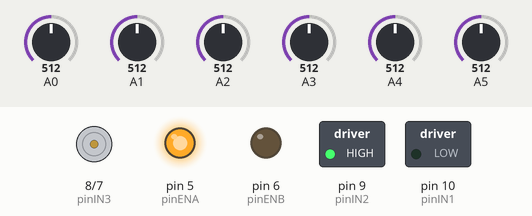
Recording of a sketch running on a simulated Arduino Uno, built with avr-gcc and run on an emulated ATmega328P. On the bench: motor-driver pin pairs drawn as motors (green arrow = first pin HIGH = forward, orange = second pin HIGH = backward, longer = more drive), switched loads named in the sketch (green lamp = pin HIGH), output pins drawn as LEDs (lit = HIGH). The test bench sets the inputs (shaded band); at power-on: A2 = 512, A4 = 512, A1 = 512, A0 = 512, A3 = 512, A5 = 512.

Above: at 1.2 s.
1.3 s: A2 set to 691
2.8 s: A2 set to 709
At 2.96 s:
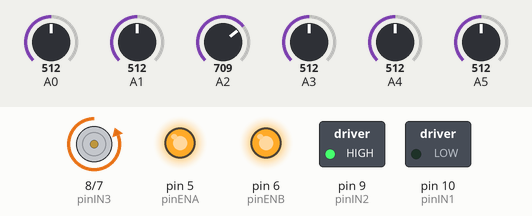
At 4.0 s:
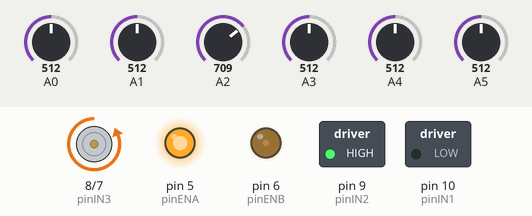
4.6 s: A4 set to 691
6.1 s: A4 set to 710
At 7.4 s:
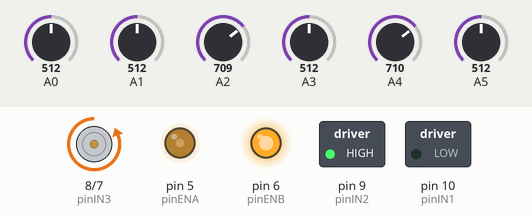
8.0 s: A1 set to 692
9.5 s: A1 set to 711
At 10.56 s:
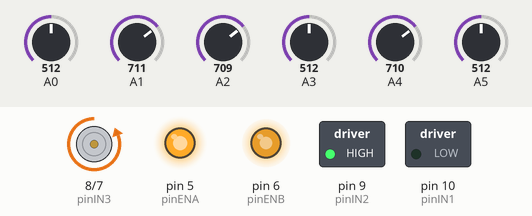
Timing chart, 0 to 12.8 s (numbered marks = the images above; inputs shaded):
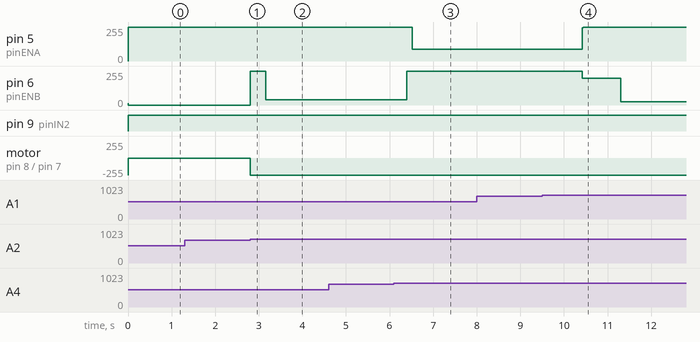

The sketch:

car.ino
```cpp
#include <SoftwareSerial.h>

SoftwareSerial BT(10, 11);

const int pinENA = 5;
const int pinENB = 6;
const int pinIN4 = 7;
const int pinIN3 = 8;
const int pinIN2 = 9;
const int pinIN1 = 10;
const int pinMotorA[3] = {pinENA, pinIN1, pinIN2};
const int pinMotorB[3] = {pinENB, pinIN3, pinIN4};

const double kp = 4;
const double Ti = 1;
const double Tm = 0.3;
const double Td = 0;
double error,salida,sum_ek;
double prev_error = 0;
const double max_integral = 100;
static int speed=200;
int vec_cny70[5];
static int anga;

void setup() {
  pinMode(pinIN1, OUTPUT);
  pinMode(pinIN2, OUTPUT);
  pinMode(pinENA, OUTPUT);
  pinMode(pinIN3, OUTPUT);
  pinMode(pinIN4, OUTPUT);
  pinMode(pinENB, OUTPUT);
  BT.begin(9600);

}

void loop() {
  int angulo= get_ang();
  int d = pid_control(0, angulo);
  set_speed(speed,d);
  BT.println(angulo);

/*
  if (error == 36 || error == -36)
    set_speed(180, 0);
  else if (error == 0)
    set_speed(255, d);
  else if (error == 5 || error == -5)
    set_speed(240, d);
  else if (error == 10 || error == -10)
    set_speed(220, d);
  else if (error == 15 || error == -15)
    set_speed(215, d);
  else if (error == 20 || error == -20)
    set_speed(210, d);
  else if (error == 25 || error == -25)
    set_speed(205, d);
*/
  delay(2);
}

int pid_control(double ref, double phi) {
  error = ref - phi;
  sum_ek+=error;
if (sum_ek > 150)
    sum_ek = 150;
  else if (sum_ek < -150)
    sum_ek = -150;
  if(error<25&&error>-25)
  salida = kp*(error-sum_ek*Tm/Ti);
  else {


  salida = kp*(error+sum_ek*Tm/Ti);
  }
  return salida;
}

void move(const int pinMotor[3], int speed) {
  if (speed < 0) {
    digitalWrite(pinMotor[1], HIGH);
    digitalWrite(pinMotor[2], LOW);
    analogWrite(pinMotor[0], -speed);
  } else if (speed > 0) {
    digitalWrite(pinMotor[1], LOW);
    digitalWrite(pinMotor[2], HIGH);
    analogWrite(pinMotor[0], speed);
  } else {
    digitalWrite(pinMotor[1], LOW);
    digitalWrite(pinMotor[2], LOW);
    analogWrite(pinMotor[0], 0);
  }
}

void set_speed(int v, int d) {
  int vi = constrain(v - d, -255, 255);
  int vd = constrain(v + d + 50, -255, 255);
if(vi<0)
vi=0;
if(vd<0)
vd=0;

  move(pinMotorA, vd);
  move(pinMotorB, vi);
}
```

getang.ino
```cpp
int get_ang()
{
  int umbral = 700;
  vec_cny70[0] =analogRead(A5);
  vec_cny70[1] =analogRead(A4);
  vec_cny70[2] =analogRead(A3);
  vec_cny70[3] =analogRead(A2);
  vec_cny70[4] =analogRead(A1);
  vec_cny70[5] =analogRead(A0);

  int valor [] = {0,1};

  for(int i = 0; i <6 ; i++ ){
  if (vec_cny70[i] < umbral){
     vec_cny70[i]=valor[0];
  }
  else if(vec_cny70[i] >= umbral){
    vec_cny70[i]=valor[1];
    }
  }
int ang=0;
int n=0;
for(int i=0; i<6; i++){
 ang+=vec_cny70[i]*10*(i+1);
 n+=vec_cny70[i];
}
ang=ang/n;
ang=ang-35;

if(n==0){
 if(anga>=25){
  ang=30;
 }
 else if(anga<=-25){
  ang=-30;
 }
}
return(ang);
}
```

Measured:
- the behaviour switches between 699 and 700 on A2 (found by bisection; images 0 and 1)
- the behaviour switches between 699 and 700 on A4 (found by bisection; images 2 and 3)
- the behaviour switches between 699 and 700 on A1 (found by bisection; images 3 and 4)
- after the input at 1.3 s, every drawn part: stays the same
- after the input at 2.8 s, pin 6 (pinENB): 0/255 → 255/255 at once, → 40/255 0.35 s later; motor on pin 8 (pinIN3) / pin 7 (pinIN4): stopped → backward 255/255 at once
- after the input at 4.6 s, every drawn part: stays the same
- after the input at 6.1 s, pin 5 (pinENA): 255/255 → 90/255 after 0.42 s; pin 6 (pinENB): 40/255 → 255/255 after 0.30 s
- after the input at 8.0 s, every drawn part: stays the same
- after the input at 9.5 s, pin 5 (pinENA): 90/255 → 255/255 after 0.92 s; pin 6 (pinENB): 255/255 → 200/255 after 0.92 s, → 24/255 0.88 s later
